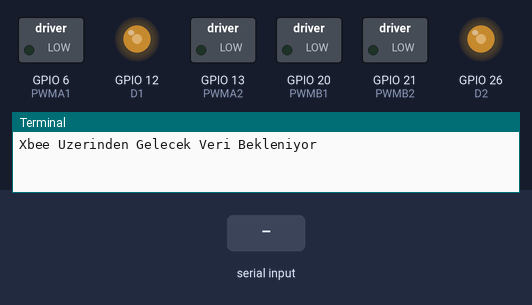
Simulated run of this program. Board: Raspberry Pi (BCM pin numbers). Shown: switched loads named in the program (green lamp = pin HIGH), output pins drawn as LEDs (lit = HIGH), the last lines printed to the terminal. Inputs (shaded band) come from the test bench.

Above: at 1.2 s.
1.3 s: "W\n" received over the second serial link
At 1.6 s:
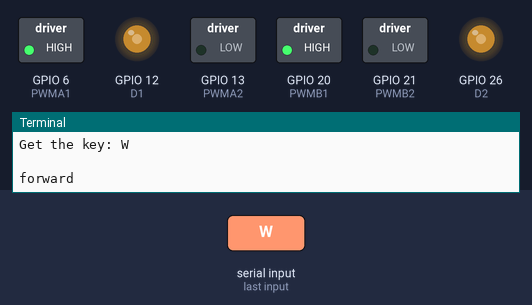
2.8 s: "A\n" received over the second serial link
At 3.9 s:
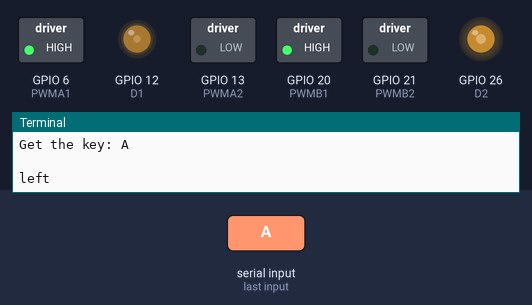
4.3 s: "B\n" received over the second serial link
At 4.9 s:
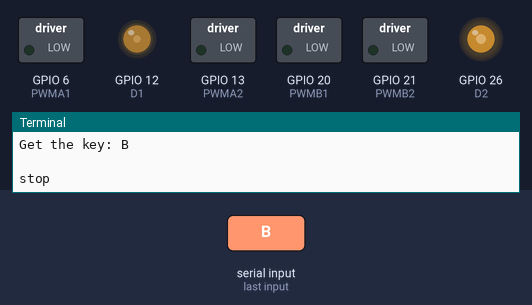
5.8 s: "D\n" received over the second serial link
At 6.1 s:
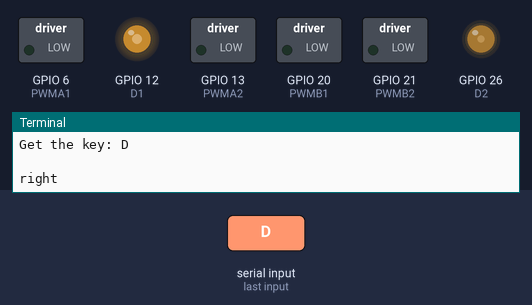
7.3 s: "S\n" received over the second serial link
At 8.5 s:
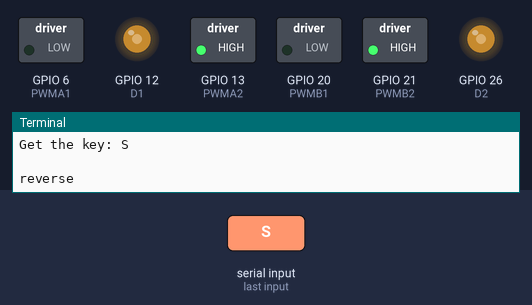
8.8 s: "E\n" received over the second serial link
At 9.6 s:
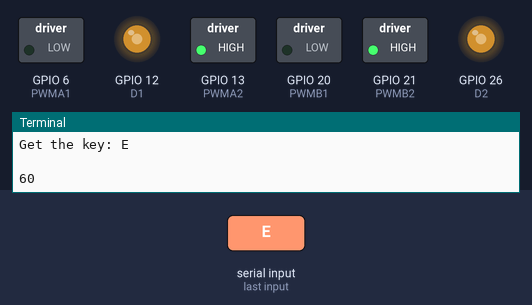
Timing chart, 0 to 11.3 s (numbered marks = the images above; inputs shaded):
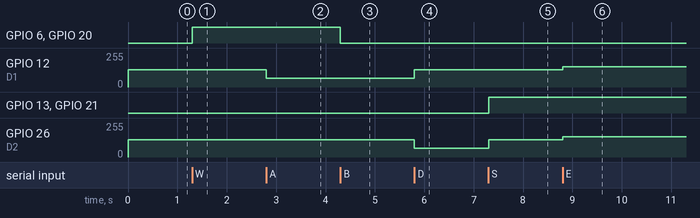

Measured:
- after the input at 1.3 s, GPIO 6 (PWMA1), GPIO 20 (PWMB1): LOW → HIGH at once
- after the input at 2.8 s, GPIO 12 (D1): 128/255 → 64/255 at once
- after the input at 4.3 s, GPIO 6 (PWMA1), GPIO 20 (PWMB1): HIGH → LOW at once
- after the input at 5.8 s, GPIO 12 (D1): 64/255 → 128/255 at once; GPIO 26 (D2): 128/255 → 64/255 at once
- after the input at 7.3 s, GPIO 13 (PWMA2), GPIO 21 (PWMB2): LOW → HIGH at once; GPIO 26 (D2): 64/255 → 128/255 at once
- after the input at 8.8 s, GPIO 12 (D1), GPIO 26 (D2): 128/255 → 153/255 at once

The program:

python-rc-var.py
```python
import RPi.GPIO as GPIO
import time
import serial

PWMA1 = 6
PWMA2 = 13
PWMB1 = 20
PWMB2 = 21
D1 = 12 # Sol Teker
D2 = 26 # Sag Teker

PWM = 50

GPIO.setmode(GPIO.BCM)
GPIO.setwarnings(False)
GPIO.setup(PWMA1,GPIO.OUT)
GPIO.setup(PWMA2,GPIO.OUT)
GPIO.setup(PWMB1,GPIO.OUT)
GPIO.setup(PWMB2,GPIO.OUT)
GPIO.setup(D1,GPIO.OUT)
GPIO.setup(D2,GPIO.OUT)
p1 = GPIO.PWM(D1,500)
p2 = GPIO.PWM(D2,500)
p1.start(50) # Sol Teker
p2.start(50) # Sag Teker

#Serial itelisim icin gerekli ayarlar yapildi.
ser = serial.Serial (
    port = '/dev/serial0',
    baudrate = 9600,
    parity=serial.PARITY_NONE,
    stopbits=serial.STOPBITS_ONE,
    bytesize=serial.EIGHTBITS,
    timeout=1
)

def set_motor(A1,A2,B1,B2):
    GPIO.output(PWMA1,A1)
    GPIO.output(PWMA2,A2)
    GPIO.output(PWMB1,B1)
    GPIO.output(PWMB2,B2)

def forward():
    set_motor(1,0,1,0)

def stop():
    set_motor(0,0,0,0)

def reverse():
    set_motor(0,1,0,1)

def left():
    #set_motor(0,0,1,0)
    pass
def right():
    #set_motor(1,0,0,0)
    pass

print('Xbee Uzerinden Gelecek Veri Bekleniyor')
stop()

try:
    while True:
        # begin Serial itelsim ile gelen byte turunde olan veri utf-8 formatinda str veri tipine donusturuluyor
        key = ser.readline().decode('utf-8')
        # end
        if(key != ''):
            # begin Gelen verinin ilk karakterine gore araca yon veriliyor
            print("Get the key:",key)
            if key[0] == 'W':
                forward()
                p2.ChangeDutyCycle(PWM)
                p1.ChangeDutyCycle(PWM)
                print("forward")
            if key[0] == 'A':
                left()
                p2.ChangeDutyCycle(PWM)
                p1.ChangeDutyCycle(PWM - (PWM/2) )
                print("left")
            if key[0] == 'B':
                stop()
                print("stop")
            if key[0] == 'D':
                right()
                p1.ChangeDutyCycle(PWM)
                p2.ChangeDutyCycle(PWM - (PWM/2) )
                print("right")
            if key[0] == 'S':
                reverse()
                p2.ChangeDutyCycle(PWM)
                p1.ChangeDutyCycle(PWM)
                print("reverse")
            if key[0] == 'E':
                if(PWM + 10 < 101):
                    PWM = PWM + 10
                    p1.ChangeDutyCycle(PWM)
                    p2.ChangeDutyCycle(PWM)
                    ser.write(str(PWM).encode('utf-8'))
                    print(PWM)
            if key[0] == 'Q':
                if(PWM - 10 > -1):
                    PWM = PWM - 10
                    p1.ChangeDutyCycle(PWM)
                    p2.ChangeDutyCycle(PWM)
                    ser.write(str(PWM).encode('utf-8'))
                    print(PWM)
            # end

except KeyboardInterrupt:
    GPIO.cleanup();
```
